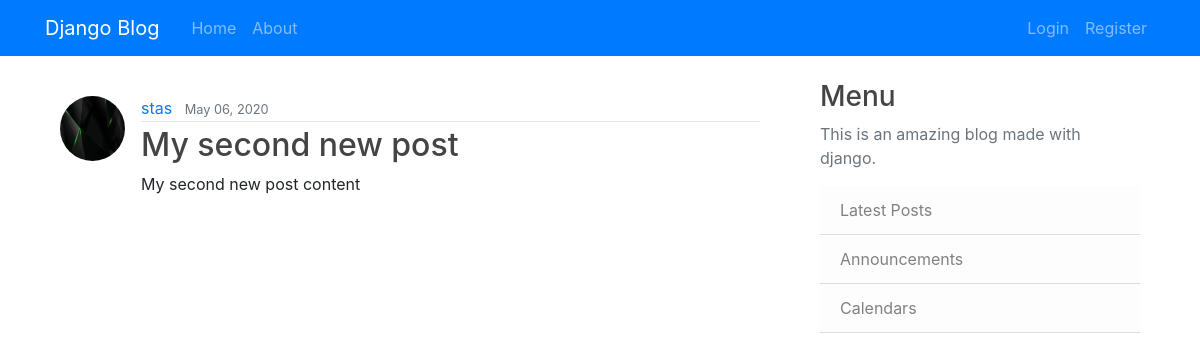
The app's page /post/14/ with its own data.
### main/models.py (models this page shows, shortened)
class Post(models.Model):
    title = models.CharField(max_length=100)
    content = models.TextField()
    date_posted = models.DateTimeField(default = timezone.now)
    author = models.ForeignKey(User, on_delete=models.CASCADE)

### users/models.py (models this page shows, shortened)
class Profile(models.Model):
    user = models.OneToOneField(User, on_delete=models.CASCADE)
    image = models.ImageField(default='default.jpg', upload_to='profile_pics')

### main/views.py (the view)
# urls.py: path('post/<int:pk>/', views.PostDetailView.as_view(), name="detail"),
class PostDetailView(DetailView):
    model = Post
    template_name = 'detail.html'
    context_object_name = 'post'

### templates/detail.html (shortened to what this page needs)
{% extends 'base.html' %}
{% block content %}
  <article class="media container mt-3">
    <img src="{{ post.author.profile.image.url }}" class="rounded-circle article-img">
    <div class="media-body">
      <div class="article-metadata">
        <a class="mr-2" href="#">{{ post.author }}</a>
        <small class="text-muted">{{ post.date_posted|date:"F d, Y" }}</small>
      </div>
      <h2 class="article-title">{{ post.title }}</h2>
      <p class="article-content">{{ post.content }}</p>
    </div>
  </article>
{% endblock content %}

### static/css/style.css (style rules this page uses)
body { background: #fafafa; color: #333333; margin-top: 5rem; }
h1, h2, h3, h4, h5, h6 { color: #444444; }
.article-title { color: #444444; }
.article-content { white-space: pre-line; }
.article-img { height: 65px; width: 65px; margin-right: 16px; }
.article-metadata { padding-bottom: 1px; margin-bottom: 4px; border-bottom: 1px solid #e3e3e3 }

### records on screen
Post: author.profile.image (picture), author "stas", date_posted "May 06, 2020", title "My second new post", content "My second new post content"
